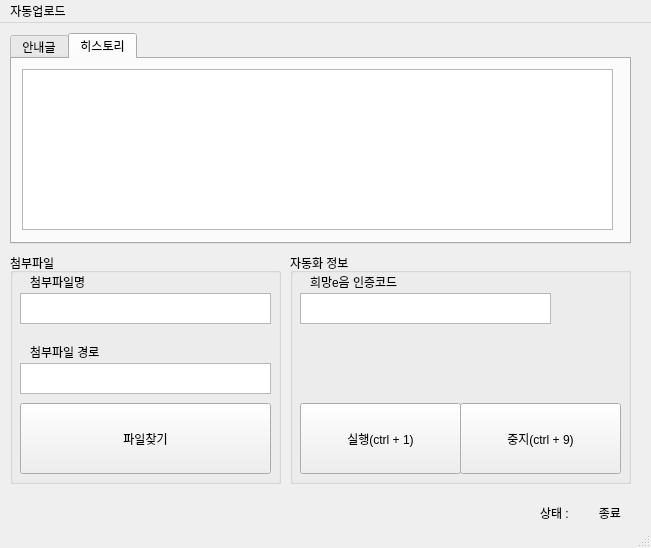
<?xml version="1.0" encoding="UTF-8"?>
<ui version="4.0">
 <class>mainWindow</class>
 <widget class="QMainWindow" name="mainWindow">
  <property name="geometry">
   <rect>
    <x>0</x>
    <y>0</y>
    <width>651</width>
    <height>548</height>
   </rect>
  </property>
  <property name="windowTitle">
   <string>전표정보 자동업로드 프로그램</string>
  </property>
  <property name="windowIcon">
   <iconset>
    <normaloff>../img/favicon.png</normaloff>../img/favicon.png</iconset>
  </property>
  <property name="layoutDirection">
   <enum>Qt::LeftToRight</enum>
  </property>
  <widget class="QWidget" name="centralwidget">
   <widget class="QTabWidget" name="tab_widget">
    <property name="geometry">
     <rect>
      <x>10</x>
      <y>10</y>
      <width>621</width>
      <height>211</height>
     </rect>
    </property>
    <property name="maximumSize">
     <size>
      <width>16777215</width>
      <height>16777215</height>
     </size>
    </property>
    <property name="mouseTracking">
     <bool>false</bool>
    </property>
    <property name="acceptDrops">
     <bool>false</bool>
    </property>
    <property name="currentIndex">
     <number>1</number>
    </property>
    <widget class="QWidget" name="tab_1">
     <property name="toolTip">
      <string>&lt;html&gt;&lt;head/&gt;&lt;body&gt;&lt;p&gt;&lt;br/&gt;&lt;/p&gt;&lt;/body&gt;&lt;/html&gt;</string>
     </property>
     <property name="whatsThis">
      <string/>
     </property>
     <attribute name="title">
      <string>안내글</string>
     </attribute>
     <widget class="QTextEdit" name="textEdit">
      <property name="geometry">
       <rect>
        <x>10</x>
        <y>10</y>
        <width>591</width>
        <height>161</height>
       </rect>
      </property>
      <property name="html">
       <string>&lt;!DOCTYPE HTML PUBLIC &quot;-//W3C//DTD HTML 4.0//EN&quot; &quot;http://www.w3.org/TR/REC-html40/strict.dtd&quot;&gt;
&lt;html&gt;&lt;head&gt;&lt;meta name=&quot;qrichtext&quot; content=&quot;1&quot; /&gt;&lt;style type=&quot;text/css&quot;&gt;
p, li { white-space: pre-wrap; }
&lt;/style&gt;&lt;/head&gt;&lt;body style=&quot; font-family:'Gulim'; font-size:9pt; font-weight:400; font-style:normal;&quot;&gt;
&lt;p align=&quot;center&quot; style=&quot; margin-top:0px; margin-bottom:0px; margin-left:0px; margin-right:0px; -qt-block-indent:0; text-indent:0px;&quot;&gt;&lt;span style=&quot; font-weight:600; color:#474747;&quot;&gt;&amp;lt; &lt;/span&gt;&lt;span style=&quot; font-family:'Consolas','Courier New','monospace'; font-weight:600; color:#474747;&quot;&gt;전표등록 자동업로드 작업 프로그램 안내글 &amp;gt;&lt;/span&gt;&lt;/p&gt;
&lt;p style=&quot; margin-top:0px; margin-bottom:0px; margin-left:0px; margin-right:0px; -qt-block-indent:0; text-indent:0px;&quot;&gt;&lt;span style=&quot; color:#474747;&quot;&gt;필독 1. 반드시 안내글을 필독바랍니다.&lt;/span&gt;&lt;/p&gt;
&lt;p style=&quot; margin-top:0px; margin-bottom:0px; margin-left:0px; margin-right:0px; -qt-block-indent:0; text-indent:0px;&quot;&gt;&lt;span style=&quot; color:#474747;&quot;&gt;필독 2. 해당 프로그램은 마음손 사용자 외에는 사용불가합니다.&lt;/span&gt;&lt;/p&gt;
&lt;p style=&quot; margin-top:0px; margin-bottom:0px; margin-left:0px; margin-right:0px; -qt-block-indent:0; text-indent:0px;&quot;&gt;&lt;span style=&quot; color:#474747;&quot;&gt;필독 3. W4C 프로그램이 반드시 열려있는 상태여야 합니다.&lt;/span&gt;&lt;/p&gt;
&lt;p style=&quot; margin-top:0px; margin-bottom:0px; margin-left:0px; margin-right:0px; -qt-block-indent:0; text-indent:0px;&quot;&gt;&lt;span style=&quot; color:#474747;&quot;&gt;          &lt;/span&gt;&lt;span style=&quot; font-weight:600; color:#474747;&quot;&gt;(회계 &amp;gt; 결의 및 전표관리 &amp;gt; 결의서/전표(간편)입력 화면을 띄워주세요.)&lt;/span&gt;&lt;/p&gt;
&lt;p style=&quot; margin-top:0px; margin-bottom:0px; margin-left:0px; margin-right:0px; -qt-block-indent:0; text-indent:0px;&quot;&gt;&lt;span style=&quot; color:#474747;&quot;&gt;1. 자동업로드 처리할 첨부파일명을 선택하세요.&lt;/span&gt;&lt;/p&gt;
&lt;p style=&quot; margin-top:0px; margin-bottom:0px; margin-left:0px; margin-right:0px; -qt-block-indent:0; text-indent:0px;&quot;&gt;&lt;span style=&quot; color:#474747;&quot;&gt;2. 희망e음(또는 W4C)에 사용되는 인증코드를 입력하세요. &lt;/span&gt;&lt;/p&gt;
&lt;p style=&quot; margin-top:0px; margin-bottom:0px; margin-left:0px; margin-right:0px; -qt-block-indent:0; text-indent:0px;&quot;&gt;&lt;span style=&quot; color:#474747;&quot;&gt;3. 실행(ctrl+1) 단축키를 통해 자동화 작업을 수행합니다.&lt;/span&gt;&lt;/p&gt;
&lt;p style=&quot; margin-top:0px; margin-bottom:0px; margin-left:0px; margin-right:0px; -qt-block-indent:0; text-indent:0px;&quot;&gt;&lt;span style=&quot; color:#474747;&quot;&gt;    *** '확인'을 누르면 자동화 작업이 진행되며, 작업이 완전히 종료되기 전까지 &lt;/span&gt;&lt;/p&gt;
&lt;p style=&quot; margin-top:0px; margin-bottom:0px; margin-left:0px; margin-right:0px; -qt-block-indent:0; text-indent:0px;&quot;&gt;&lt;span style=&quot; color:#474747;&quot;&gt;          키보드 및 마우스 사용(동작)은 권장하지 않습니다.&lt;/span&gt;&lt;/p&gt;
&lt;p style=&quot; margin-top:0px; margin-bottom:0px; margin-left:0px; margin-right:0px; -qt-block-indent:0; text-indent:0px;&quot;&gt;&lt;span style=&quot; color:#474747;&quot;&gt;    &lt;/span&gt;&lt;span style=&quot; color:#d43337;&quot;&gt;*** 만약, '종료'이거나 '중지' 상태가 아닌 상황에서 키보드 및 마우스 사용(동작)이&lt;/span&gt;&lt;/p&gt;
&lt;p style=&quot; margin-top:0px; margin-bottom:0px; margin-left:0px; margin-right:0px; -qt-block-indent:0; text-indent:0px;&quot;&gt;&lt;span style=&quot; color:#d43337;&quot;&gt;          수행된 경우 나타나는 오류는 사용자가 부담합니다.&lt;/span&gt;&lt;/p&gt;
&lt;p style=&quot; margin-top:0px; margin-bottom:0px; margin-left:0px; margin-right:0px; -qt-block-indent:0; text-indent:0px;&quot;&gt;&lt;span style=&quot; color:#474747;&quot;&gt;4. 중지(ctrl+9) 단축키를 통해 자동화 작업을 중지합니다.&lt;/span&gt;&lt;/p&gt;
&lt;p style=&quot; margin-top:0px; margin-bottom:0px; margin-left:0px; margin-right:0px; -qt-block-indent:0; text-indent:0px;&quot;&gt;&lt;span style=&quot; color:#474747;&quot;&gt;    *** 중지된 상태에서는 더 이상 업로드 작업을 수행하지 않습니다.&lt;/span&gt;&lt;/p&gt;
&lt;p style=&quot; margin-top:0px; margin-bottom:0px; margin-left:0px; margin-right:0px; -qt-block-indent:0; text-indent:0px;&quot;&gt;&lt;span style=&quot; color:#474747;&quot;&gt;    *** &lt;/span&gt;&lt;span style=&quot; color:#d43337;&quot;&gt;중지한 시점부터 자동화 업무는 실행할 수 없으며, 만약 이어서 작업이 필요한 경우&lt;/span&gt;&lt;/p&gt;
&lt;p style=&quot; margin-top:0px; margin-bottom:0px; margin-left:0px; margin-right:0px; -qt-block-indent:0; text-indent:0px;&quot;&gt;&lt;span style=&quot; color:#d43337;&quot;&gt;          업로드 파일을 조작하여 업로드해야 하는 내역만 정리 바랍니다.&lt;/span&gt;&lt;/p&gt;&lt;/body&gt;&lt;/html&gt;</string>
      </property>
     </widget>
    </widget>
    <widget class="QWidget" name="tab_2">
     <attribute name="title">
      <string>히스토리</string>
     </attribute>
     <widget class="QScrollArea" name="scrollArea">
      <property name="geometry">
       <rect>
        <x>10</x>
        <y>10</y>
        <width>591</width>
        <height>161</height>
       </rect>
      </property>
      <property name="widgetResizable">
       <bool>true</bool>
      </property>
      <widget class="QWidget" name="scrollAreaWidgetContents">
       <property name="geometry">
        <rect>
         <x>0</x>
         <y>0</y>
         <width>589</width>
         <height>159</height>
        </rect>
       </property>
       <widget class="QPlainTextEdit" name="plainTextEdit">
        <property name="geometry">
         <rect>
          <x>-10</x>
          <y>-10</y>
          <width>601</width>
          <height>171</height>
         </rect>
        </property>
       </widget>
      </widget>
     </widget>
    </widget>
   </widget>
   <widget class="QGroupBox" name="groupBox">
    <property name="geometry">
     <rect>
      <x>10</x>
      <y>230</y>
      <width>271</width>
      <height>231</height>
     </rect>
    </property>
    <property name="title">
     <string>첨부파일</string>
    </property>
    <widget class="QLabel" name="label">
     <property name="geometry">
      <rect>
       <x>20</x>
       <y>88</y>
       <width>81</width>
       <height>21</height>
      </rect>
     </property>
     <property name="frameShadow">
      <enum>QFrame::Plain</enum>
     </property>
     <property name="text">
      <string>첨부파일 경로</string>
     </property>
     <property name="margin">
      <number>-2</number>
     </property>
     <property name="indent">
      <number>-11</number>
     </property>
    </widget>
    <widget class="QPushButton" name="find_btn">
     <property name="geometry">
      <rect>
       <x>10</x>
       <y>150</y>
       <width>251</width>
       <height>71</height>
      </rect>
     </property>
     <property name="text">
      <string>파일찾기</string>
     </property>
     <property name="shortcut">
      <string/>
     </property>
    </widget>
    <widget class="QTextEdit" name="file_path">
     <property name="geometry">
      <rect>
       <x>10</x>
       <y>110</y>
       <width>251</width>
       <height>31</height>
      </rect>
     </property>
    </widget>
    <widget class="QLabel" name="label_5">
     <property name="geometry">
      <rect>
       <x>20</x>
       <y>18</y>
       <width>81</width>
       <height>21</height>
      </rect>
     </property>
     <property name="frameShadow">
      <enum>QFrame::Plain</enum>
     </property>
     <property name="text">
      <string>첨부파일명</string>
     </property>
     <property name="margin">
      <number>-2</number>
     </property>
     <property name="indent">
      <number>-11</number>
     </property>
    </widget>
    <widget class="QTextEdit" name="file_nm">
     <property name="geometry">
      <rect>
       <x>10</x>
       <y>40</y>
       <width>251</width>
       <height>31</height>
      </rect>
     </property>
    </widget>
   </widget>
   <widget class="QGroupBox" name="groupBox_2">
    <property name="geometry">
     <rect>
      <x>290</x>
      <y>230</y>
      <width>341</width>
      <height>231</height>
     </rect>
    </property>
    <property name="title">
     <string>자동화 정보</string>
    </property>
    <widget class="QLabel" name="label_2">
     <property name="geometry">
      <rect>
       <x>20</x>
       <y>18</y>
       <width>121</width>
       <height>21</height>
      </rect>
     </property>
     <property name="frameShadow">
      <enum>QFrame::Plain</enum>
     </property>
     <property name="text">
      <string>희망e음 인증코드</string>
     </property>
     <property name="margin">
      <number>-2</number>
     </property>
     <property name="indent">
      <number>-11</number>
     </property>
    </widget>
    <widget class="QPushButton" name="start_btn">
     <property name="geometry">
      <rect>
       <x>10</x>
       <y>150</y>
       <width>161</width>
       <height>71</height>
      </rect>
     </property>
     <property name="toolTip">
      <string>실행버튼을 누르면 자동화가 실행되며 더이상 마우스, 키보드 작업이 어렵습니다.</string>
     </property>
     <property name="text">
      <string>실행(ctrl + 1)</string>
     </property>
     <property name="shortcut">
      <string>Ctrl+1</string>
     </property>
    </widget>
    <widget class="QPushButton" name="stop_btn">
     <property name="geometry">
      <rect>
       <x>170</x>
       <y>150</y>
       <width>161</width>
       <height>71</height>
      </rect>
     </property>
     <property name="toolTip">
      <string>중지버튼을 누르면 자동화작업을 이어서 진행할 수 없습니다.</string>
     </property>
     <property name="text">
      <string>중지(ctrl + 9)</string>
     </property>
     <property name="shortcut">
      <string>Ctrl+9</string>
     </property>
    </widget>
    <widget class="QTextEdit" name="w4c_cd">
     <property name="geometry">
      <rect>
       <x>10</x>
       <y>40</y>
       <width>251</width>
       <height>31</height>
      </rect>
     </property>
    </widget>
   </widget>
   <widget class="QLabel" name="status_text">
    <property name="geometry">
     <rect>
      <x>570</x>
      <y>480</y>
      <width>51</width>
      <height>20</height>
     </rect>
    </property>
    <property name="layoutDirection">
     <enum>Qt::LeftToRight</enum>
    </property>
    <property name="text">
     <string>종료</string>
    </property>
    <property name="alignment">
     <set>Qt::AlignRight|Qt::AlignTrailing|Qt::AlignVCenter</set>
    </property>
   </widget>
   <widget class="QLabel" name="label_4">
    <property name="geometry">
     <rect>
      <x>540</x>
      <y>480</y>
      <width>31</width>
      <height>20</height>
     </rect>
    </property>
    <property name="text">
     <string>상태 :</string>
    </property>
   </widget>
  </widget>
  <widget class="QMenuBar" name="menubar">
   <property name="geometry">
    <rect>
     <x>0</x>
     <y>0</y>
     <width>651</width>
     <height>21</height>
    </rect>
   </property>
   <widget class="QMenu" name="menu">
    <property name="title">
     <string>자동업로드</string>
    </property>
   </widget>
   <addaction name="menu"/>
  </widget>
  <widget class="QStatusBar" name="statusbar"/>
 </widget>
 <resources/>
 <connections/>
</ui>
